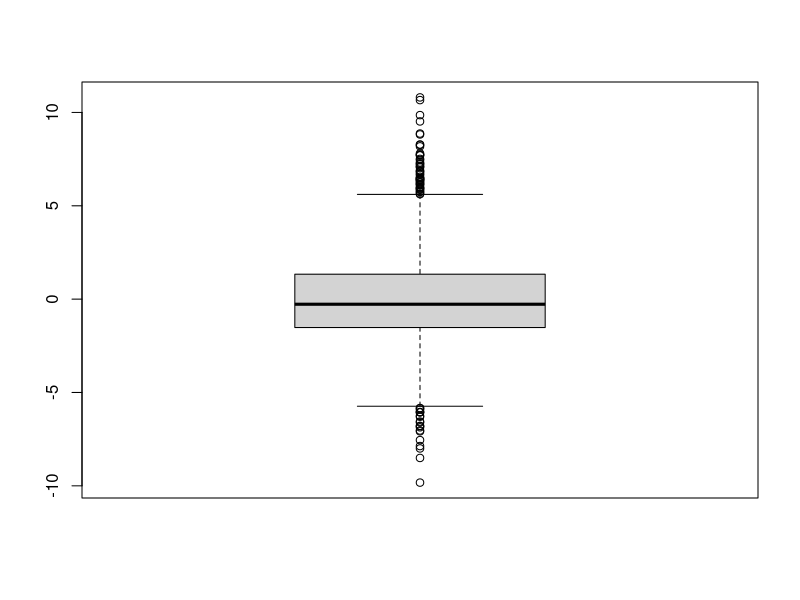
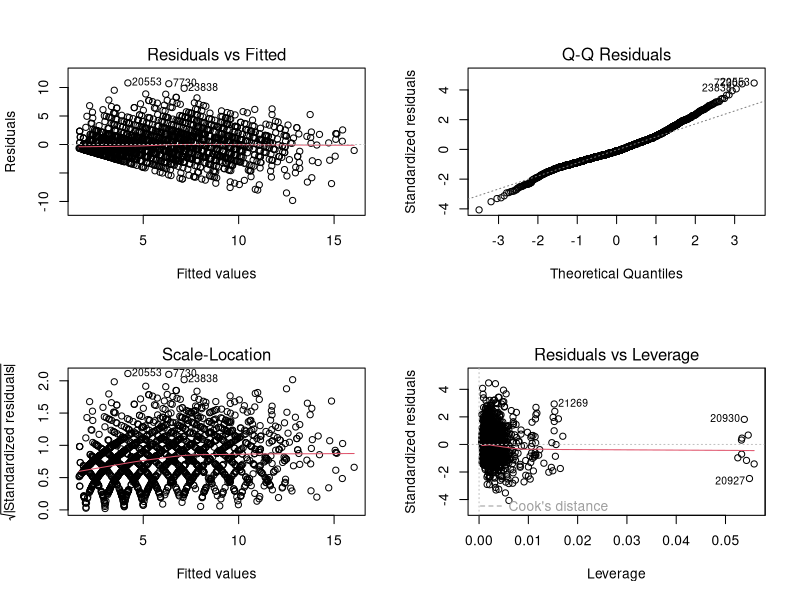
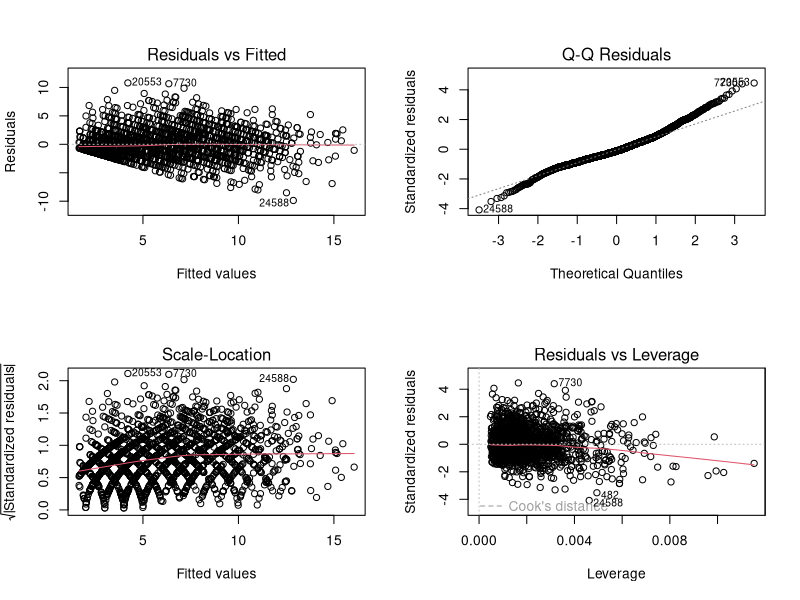
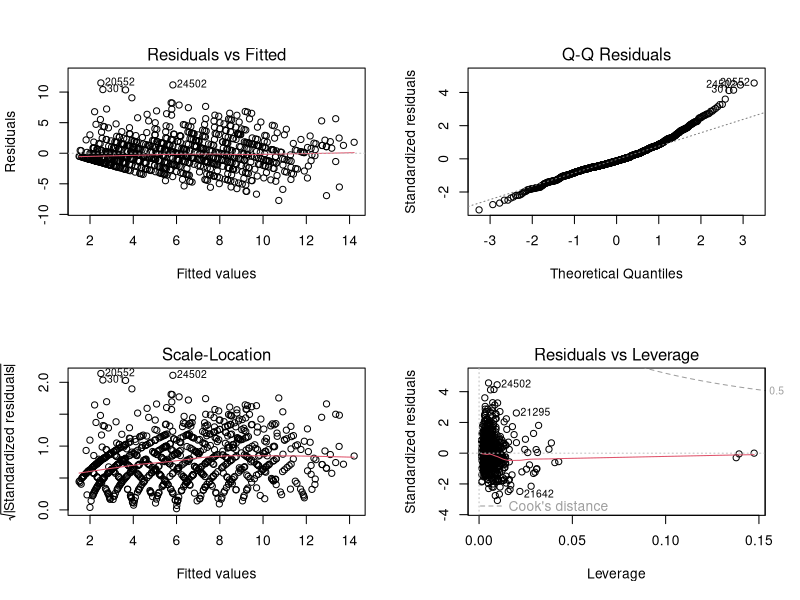

These charts were generated, in order, by the following R code:
# Regresión para predecir
install.packages("MASS")
library(caret)
library(MASS)

points = read.csv("data/cleanPoints.csv")

row.names(points) = points$X
points$X = NULL

# training
t.id = createDataPartition(points$position, p = 0.7, list =  F)

#Eliminamos el variables que no ocupamos
model = lm(position ~., data = points[t.id, -c(1,2)])
print(model)
summary(model)
boxplot(model$residuals)

sqrt(mean((model$fitted.values - points[t.id, ]$position)^2))

#predecimos
pred = predict(model, points[-t.id, -c(1,2)])
rm = RMSE(pred, points[-t.id,]$position)
print(rm)

#
par(mfrow=c(2,2))
plot(model)

# Significativas
step.model = stepAIC(model, direction = "backward")
summary(step.model)
plot(step.model)

#Cambiar la muestra
points = within(points, grid)
model = lm(model, points[-t.id, ])
pred = predict(model, points[-t.id, ])
rm = RMSE(pred, points[-t.id,]$position)
print(rm)
plot(model)




